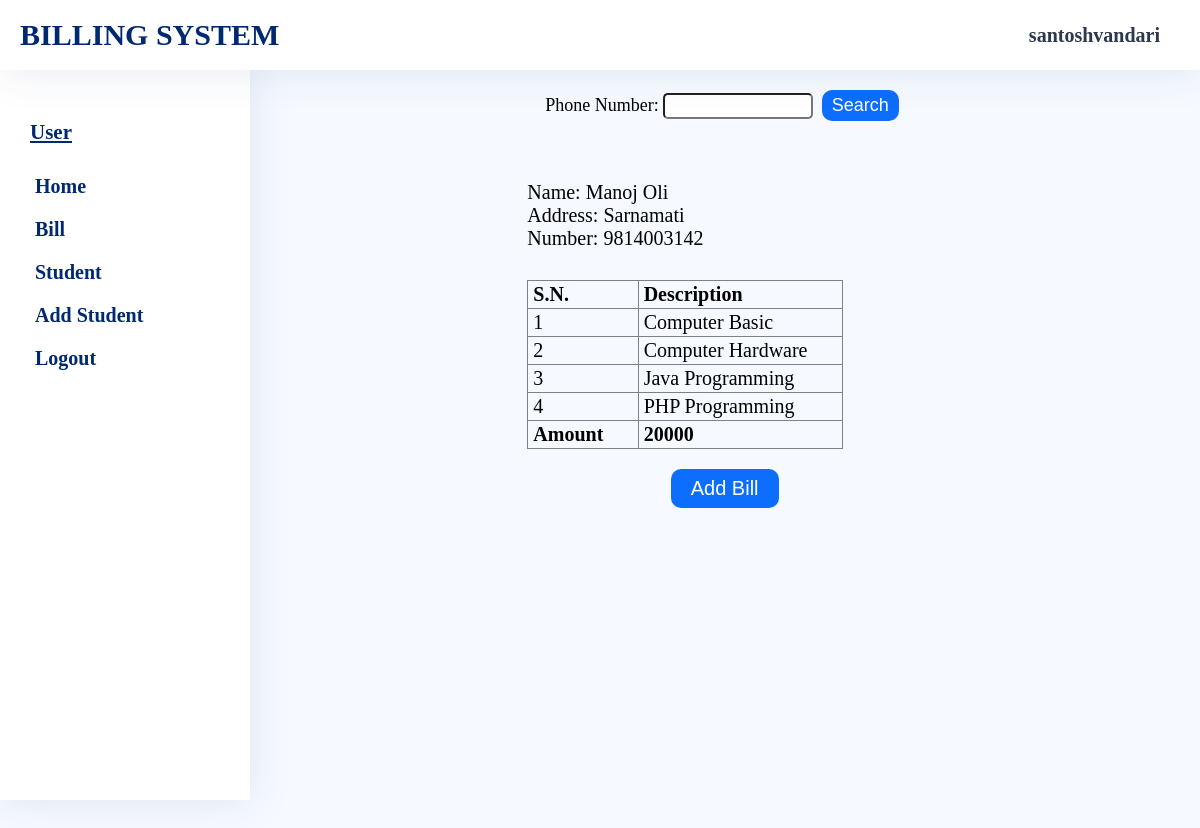
/user/student-bill.php?phone=9814003142 (signed in), run on the app's committed database.
### tables this page shows
CREATE TABLE `StudentInfo` (
  `phone` varchar(15) NOT NULL,
  `name` varchar(50) NOT NULL,
  `address` varchar(50) NOT NULL,
  `email` varchar(30) DEFAULT NULL,
  `gender` varchar(10) NOT NULL,
  `parentname` varchar(50) NOT NULL
);

CREATE TABLE `BillInfo` (
  `phone` varchar(15) NOT NULL,
  `description` varchar(1000) NOT NULL,
  `amount` decimal(10,2) NOT NULL
);

### user/student-bill.php (the view, shortened to what this page needs)
<?php
    include_once "head.php";
?>
    <link rel="stylesheet" href="../assets/css/common-style.css">
    <link rel="stylesheet" href="../assets/css/student-bill.css">
</head>
<?php
    include_once "sidebar.php";
?>
        <section class="main-container">
            <div class="search-option">
                <form method="POST">
                    <label for="phone">Phone Number:</label>
                    <input type="text" name="phone" id="phone" pattern="[0-9]{10}" required />
                    <button type="submit" name='search'>Search</button>
                </form>
            </div>
                    <?php
                                if($_SERVER['REQUEST_METHOD']=='POST' || $_SERVER['REQUEST_METHOD']=='GET'){
                                    if($_SERVER['REQUEST_METHOD']=='GET'){
                                        if(isset($_GET["phone"])){
                                            $phone=trim($_GET["phone"]);
                                        }else{
                                            $phone=null;
                                        }
                                    }
                                    $read="SELECT * FROM StudentInfo, BillInfo WHERE StudentInfo.phone = BillInfo.phone AND StudentInfo.phone ='$phone';";
                                    if($result=$con->query($read)){
                                        if($result->num_rows>0){
                                            $desctemp="";
                                            $amount=null;
                                            while($row=$result->fetch_assoc()){
                                                $name=$row["name"];
                                                $address=$row["address"];
                                                $phone=$row['phone'];
                                                $desctemp=$desctemp.$row["description"]."|";
                                                $amount+=(int)$row["amount"];
                                            }
                                            $desc=explode("|",$desctemp);
                                            $disp1=' <div class="userinfo-container">
                                            <div class="userinfo-wrapper">
                                                            <div class="userinfo">
                                                            <p>Name: '.$name.'</p>
                                                            <p>Address: '.$address.'</p>
                                                            <p>Number: '.$phone.'</p>
                                                        </div>
                                                        <div class="billinfo">
                                                            <table border="1">
                                                                <tr>
                                                                    <th>S.N.</th>
                                                                    <th>Description</th>
                                                                </tr>';
                                                    $rows="";
                                                    $counter=0;
                                                    foreach($desc as $value){
                                                        if (!empty($value)){
                                                            $counter++;
                                                            $rows = $rows. '<tr><td>'.$counter.'</td><td>'.$value.'</td></tr>';
                                                        }
                                                    }
                                                $disp2=$rows.'<tr><td><strong>Amount</strong></td><td><strong>'.$amount.'</strong></td></tr>';
                                                $disp3='</table>
                                                        </div>
                                                        </div>
                                                        <div class="btn">
                                                            <button><a href="studentbillform.php?phone='.$phone.'">Add Bill</a></button>
                                                            </div>
                                                        </div>';
                                                echo $disp1."".$disp2."".$disp3;
                                    }
                                }
                                }
                            ?>
        </section>
    </main>
</body>
</html>

### assets/css/common-style.css (style rules this page uses)
* { margin: 0; padding: 0; box-sizing: border-box; }
body { background-color: #f6f9ff; }
.main-container { min-height: 100vh; margin: 70px 0 0 260px; padding: 20px; }

### assets/css/student-bill.css (style rules this page uses)
.main-container { width: 100%; }
.search-option { display: flex; justify-content: center; align-items: center; width: 100%; }
.search-option form label { font-size: 18px; }
.search-option form input { font-size: 16px; padding: 2px 5px; width: 150px; border-radius: 5px; outline: none; }
.search-option form button { margin: 0 5px; background: #0d6efd; color:#fff; font-size: 18px; font-weight: 400; padding: 5px 10px; border-radius: 10px; cursor: pointer; border: none; }
.userinfo-container { display: flex; justify-content: center; align-items: center; flex-direction: column; gap: 50; width: 100%; padding: 50px; text-align: left; }
.userinfo-wrapper { width: 50%; }
.userinfo { margin: 10px 0; }
.userinfo p { font-size: 20px; text-align: left; }
.billinfo { width: 80%; padding: 20px 0; }
.billinfo table { border-collapse: collapse; width: 100%; }
.billinfo table tr td,th { padding: 2px 5px; font-size: 20px; }
.billinfo table td:first-child { width: 50px; }
.billinfo table td:last-child { width: 150px; }
.btn button { margin: 0 5px; background: #0d6efd; font-size: 20px; font-weight: 400; padding: 8px 20px; border-radius: 10px; cursor: pointer; border: none; }
.btn button a { text-decoration: none; color:#fff; }

### data on the page
studentinfo: name "Manoj Oli", address "Sarnamati"
billinfo: phone "9814003142"

### other printed values
$_SESSION['username'] "santoshvandari"
$value "Computer Basic Computer Hardware Java Programming PHP Programming"
$amount "20000"
